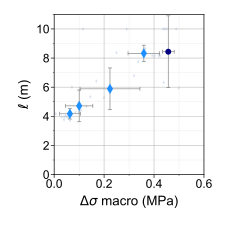

Reproduce this figure in Python.

### EN COURS DE BOULOT


### load data : set up the loading

main_folder = 'E:/manuscrit_these/'
main_folder = '../'


with open(main_folder + "parameters.py", 'r') as f:
        exec(f.read())




## data sm
data_sm = np.load(main_folder + "data_for_figures/summary_data.npy",allow_pickle=True).all()
mean_fd = np.array(data_sm["mean_fd"])
lc_sm = data_sm["mean_lc"]

### data \ell

data_fig_5 = np.load(main_folder + "data_for_figures/figure_5.npy",allow_pickle=True).all()

lc_solid_mean                   = data_fig_5["lc_solid_mean"]
ell_per_lc_round_solid          = data_fig_5["ell_per_lc_round_solid"]
lc_list_round                   = data_fig_5["lc_list_round"]
ell_per_lc_round                = data_fig_5["ell_per_lc_round"]
ell_per_lc_round_width          = data_fig_5["ell_per_lc_round_width"]
ell_per_lc_round_width_solid    = data_fig_5["ell_per_lc_round_width_solid"]


mean_lc                         = data_fig_5["mean_lc"]
lc_event                        = data_fig_5["lc_event"]
ell                             = data_fig_5["ell"]
is_solid                        = data_fig_5["is_solid"]


whichy = np.cumsum(np.diff(lc_event)!=0)
whichy = np.insert(whichy,0,0)

mean_l = np.array([np.mean(ell[whichy==i]) for i in range(34)])


##

S=1.5e-3




bins = np.array([-1,-0.5,0,1,2])
binned = (bins[1:]+bins[:-1])/2

def make_hists(bins, bin_variable, to_count):
    n_bin=len(bins)-1
    hists = []
    stds = []
    for i in range(n_bin):
        mask = np.logical_and(bin_variable>bins[i],bin_variable<bins[i+1])
        hists.append(np.mean(to_count[mask]))
        stds.append(np.std(to_count[mask]))
    hists=np.array(hists)
    return(np.array([hists,stds]))


delta_sig_binned,delta_sig_binned_stds = make_hists(bins, lc_sm[np.logical_not(is_solid)], mean_fd[np.logical_not(is_solid)]) * 10/ S / 1e6
delta_sig_solid ,delta_sig_solid_stds = np.mean(mean_fd[is_solid])* 10/ S / 1e6 , np.std(mean_fd[is_solid])* 10/ S / 1e6


ell_binned,ell_binned_stds = make_hists(bins, lc_sm[np.logical_not(is_solid)], mean_l[np.logical_not(is_solid)])/1000
ell_solid ,ell_solid_stds = np.mean(mean_l[is_solid])/1000,np.std(mean_l[is_solid])/1000





###

fig,ax_0=plt.subplots()
fig.set_size_inches(size_fig_ell_vs_delta_fs)

ax_0.errorbar(delta_sig_binned,1/np.sqrt(ell_binned-0.03),
                xerr = delta_sig_binned_stds,
                yerr = ell_binned_stds/(2 * (ell_binned-0.03)**(3/2)),
                fmt=" ",capsize=error_bar_width,color="k",
                ecolor=error_bar_color,
                elinewidth=.5,alpha=error_bar_alpha,markeredgewidth=markeredgewidth)

ax_0.scatter(delta_sig_binned,1/np.sqrt(ell_binned-0.03),
        c=main_plot_color,s=scatter_size*2,
        marker="d",zorder=2,
        edgecolors="k",linewidth=0.01)


ax_0.errorbar(delta_sig_solid,1/np.sqrt(ell_solid-0.03),
                xerr = delta_sig_solid_stds,
                yerr = ell_solid_stds/(2 * (ell_solid-0.03)**(3/2)),
                fmt=" ",capsize=error_bar_width,color="k",
                ecolor=error_bar_color,
                elinewidth=.5,alpha=error_bar_alpha,markeredgewidth=markeredgewidth)


ax_0.scatter(delta_sig_solid,1/np.sqrt(ell_solid-0.03),
        c=solid_solid_color,s=scatter_size*4/3,
        marker="o",zorder=2,
        edgecolors="k",linewidth=0.01)




ax_0.scatter(10*mean_fd/S/1e6,
                1/np.sqrt(mean_l/1000-0.03),
                marker = scatter_marker, s = scatter_size/4,
                c=secondary_plot_color,alpha = secondary_plot_alpha ,
                zorder=-1,edgecolors="k",linewidth=0)


ax_0.xaxis.set_minor_locator(MultipleLocator(0.1))
ax_0.xaxis.set_major_locator(MultipleLocator(0.2))
ax_0.yaxis.set_minor_locator(MultipleLocator(1))
ax_0.yaxis.set_major_locator(MultipleLocator(2))


ax_0.set_xlim([0,0.6])
ax_0.set_ylim([0,11])

plt.xlabel("$\Delta\sigma$ macro (MPa)")
plt.ylabel("$\ell$ (m)")
plt.tight_layout()
set_grid(ax_0)

fig.savefig(main_folder + "Figures_chap_article/ell_vs_delta_fs.png",dpi=dpi_global)
fig.savefig(main_folder + "Figures_chap_article/ell_vs_delta_fs.pdf")
fig.savefig(main_folder + "Figures_chap_article/ell_vs_delta_fs.svg")
plt.close('all')











